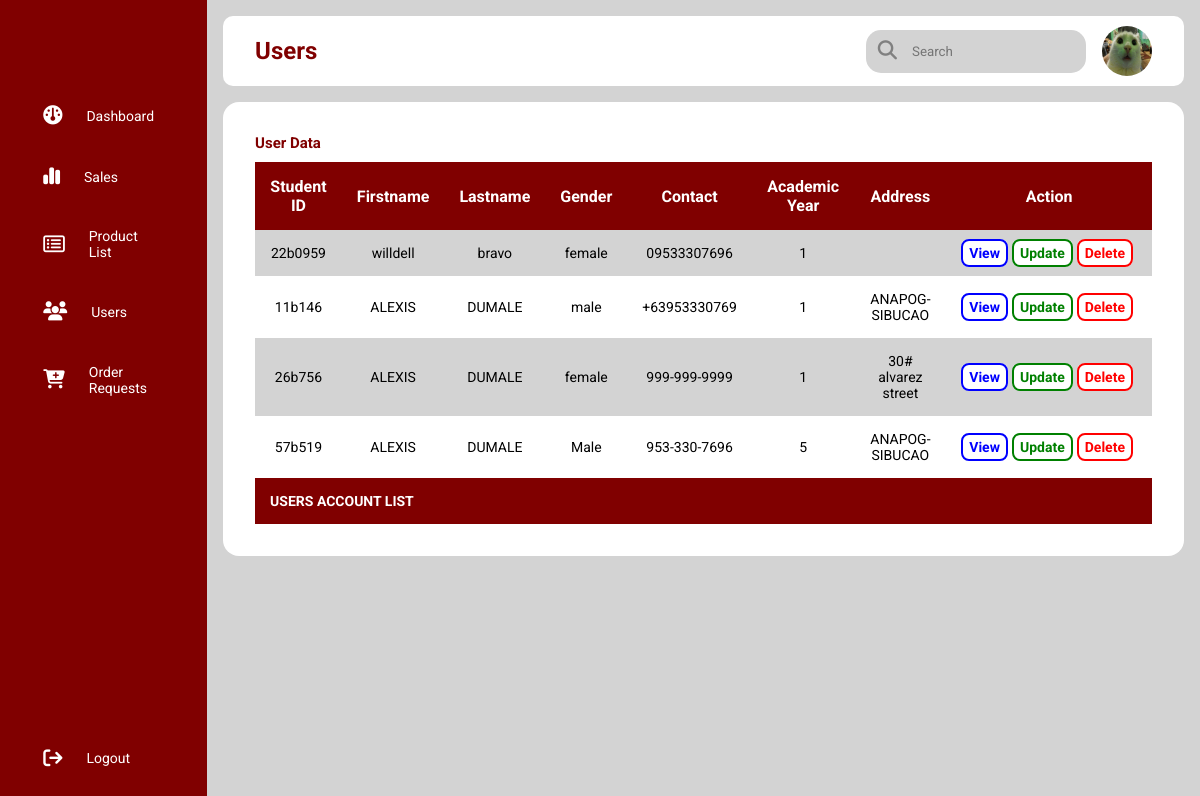
Before: /admin/users.php (signed in) with the older database file.
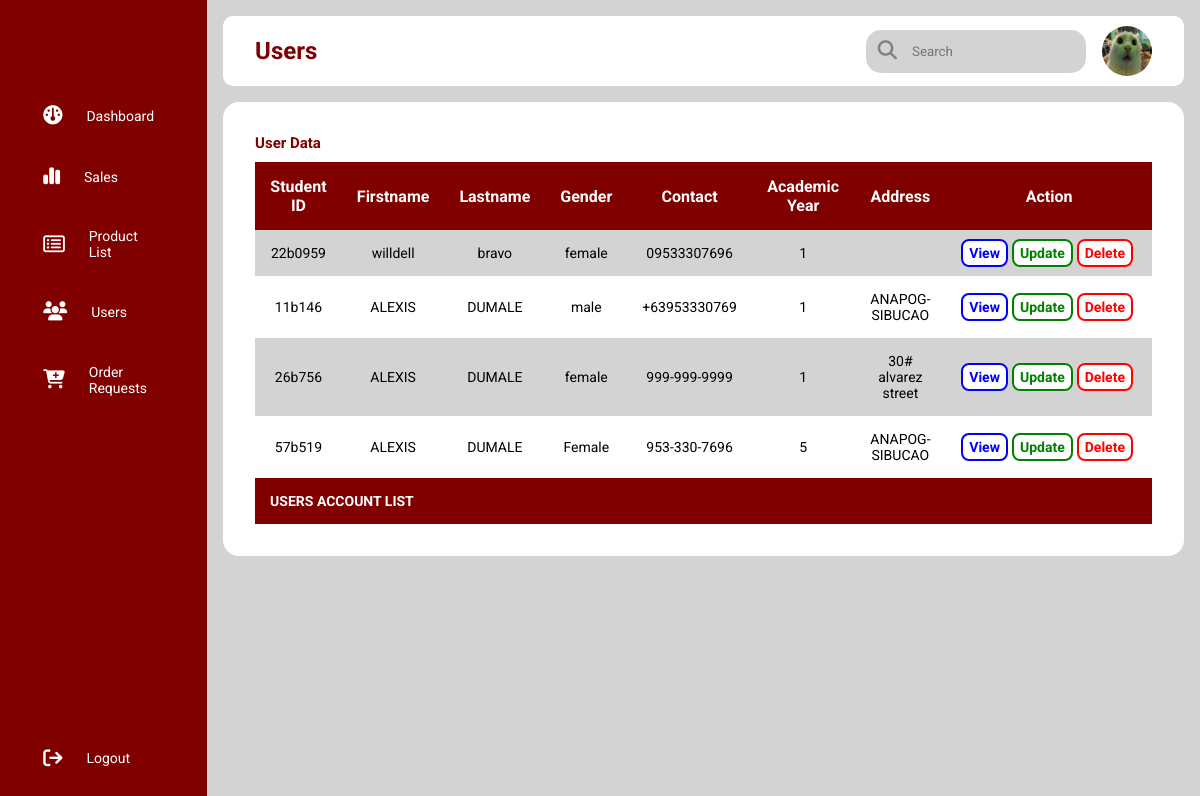
After: the same page with the newer database file.
### tables this page shows
CREATE TABLE `users` (
  `id` int(11) NOT NULL,
  `student_id` varchar(25) NOT NULL,
  `firstname` varchar(50) NOT NULL,
  `lastname` varchar(25) NOT NULL,
  `gender` varchar(10) NOT NULL,
  `email_address` varchar(50) NOT NULL,
  `password` varchar(255) NOT NULL,
  `contact_no` varchar(12) NOT NULL,
  `address` varchar(255) NOT NULL,
  `course` varchar(255) NOT NULL,
  `academic_year` varchar(255) NOT NULL,
  `access_level` varchar(25) NOT NULL,
  `image_profile` varchar(255) NOT NULL,
  `profile_status` varchar(50) NOT NULL,
  `created` timestamp NOT NULL DEFAULT current_timestamp(),
  `modified` datetime NOT NULL DEFAULT current_timestamp()
);

### object/user.php (called while the page is built, shortened)
<?php
class User {
	private $conn;
	private $table_name = "users";
	public function __construct($db) {
		$this->conn = $db;
	}
	function countUser(){
		$query = "SELECT COUNT(*) as user_count
					FROM
					" . $this->table_name . "
					WHERE
					access_level = 'student'";
		$stmt = $this->conn->prepare($query);
		$stmt->execute();
		$row = $stmt->fetch(PDO::FETCH_ASSOC);
		$user_count = $row['user_count'];
		return $user_count;
	}
}
?>

### admin/users.php (the view, shortened to what this page needs)
<?php
include_once '../object/user.php';
$database = new Database();
$db = $database->getConnection();
$page_title = "Users";
include_once 'sidebar.php';
include_once 'layout_head.php';
$stmt = $db->prepare("SELECT * FROM users WHERE access_level = 'student'");
$stmt->execute();
$num = $stmt->rowCount();
?>
<div class="table_wrapper">
    <h3 class="main_title">User Data</h3>
    <?php
        if ($num>0) {
            echo "<div class='table_container'>";
            echo "<table>";
                echo "<thead>";
                    echo "<tr>";
                        echo "<th>Student ID</th>";
                        echo "<th>Firstname</th>";
                        echo "<th>Lastname</th>";
                        echo "<th>Gender</th>";
                        echo "<th>Contact</th>";
                        echo "<th>Academic Year</th>";
                        echo "<th>Address</th>";
                        echo "<th>Action</th>";
                    echo "</tr>";
                echo "</thead>";
                echo "<tbody>";
                    while ($row = $stmt->fetch(PDO::FETCH_ASSOC)) {
                        extract($row);
                        echo "<tr>";
                            echo "<td>{$student_id}</td>";
                            echo "<td>{$firstname}</td>";
                            echo "<td>{$lastname}</td>";
                            echo "<td>{$gender}</td>";
                            echo "<td>{$contact_no}</td>";
                            echo "<td>{$academic_year}</td>";
                            echo "<td>{$address}</td>";
                            echo "<td>";
                                echo "<a href='../admin/view_user.php?uid={$id}' class='action_btn1'>View</a>";
                                echo "<a href='#'class='action_btn2'>Update</a>";
                                echo "<a href='#'class='action_btn3'>Delete</a>";
                        echo "</tr>";
                    }
                echo "</tbody>";
                echo "<tfoot>";
                    echo "<tr>";
                        echo "<td colspan='8' class='table_foot'>USERS ACCOUNT LIST</td>";
                    echo "</tr>";
                echo "</tfoot>";
            echo "</table>";
        }
    ?>
    </div>
<?php include_once 'layout_foot.php'; ?>

### admin/sidebar.php
<div class="sidebar">
    <div class="logo"></div>
    <ul class="menu">
        <li class="dash">
            <a href="index-admin.php">
                <i class="fa-solid fa-gauge"></i>
                <span>Dashboard</span>
            </a>
        </li>
        <li>
            <a href="sales.php">
                <i class="fa-solid fa-chart-simple"></i>
                <span>Sales</span>
            </a>
        </li>
        <li>
            <a href="product_list.php">
                <i class="fa-regular fa-rectangle-list"></i>
                <span>Product List</span>
            </a>
        </li>
        <li>
            <a href="users.php">
                <i class="fa-solid fa-users"></i>
                <span>Users</span>
            </a>
        </li>
        <li>
            <a href="orders.php">
            <i class="fa-solid fa-cart-plus"></i>
                <span>Order Requests</span>
            </a>
        </li>
        <li class="logout">
            <a href="../logout.php">
                <i class="fa-solid fa-arrow-right-from-bracket"></i>
                <span>Logout</span>
            </a>
        </li>
    </ul>
</div>

### admin/layout_head.php (shortened to what this page needs)
<!DOCTYPE html>
<html>
<head>
    <link rel="stylesheet" href="https://cdnjs.cloudflare.com/ajax/libs/font-awesome/6.5.2/css/all.min.css"/>
    <link rel="stylesheet" href="../libs/css/admin-style.css">
</head>
<body>
      <div class="main_content">
        <div class="header_wrapper">
            <div class="header_title">
                <?php
                    if ($page_title == "Dashboard"){
                        echo "<span>Primary</span>";
                        echo "<h2>{$page_title}</h2>";
                    }else{
                        echo "<h2>{$page_title}</h2>";
                    }
                ?>
            </div>
            <div class="user_info">
                <div class="search_bar">
                    <i class="fa-solid fa-magnifying-glass"></i>
                    <input type="text" placeholder="Search">
                </div>
                <a href="#"><img src="../IMG/Admin2.jpg" alt=""></a>
            </div>
        </div>

### admin/layout_foot.php (shortened to what this page needs)
</body>
</html>

### libs/css/admin-style.css (style rules this page uses)
* { margin: 0; padding: 0; border: none; outline: none; box-sizing: border-box; font-family: Roboto; }
body { display: flex; }
.sidebar { position: sticky; top: 0; left: 0; bottom: 0; width: 110px; height: 100vh; padding: 0 1.7rem; color: white; overflow: hidden; transition: all 0.5s linear; background: maroon; }
.logo { height: 80px; padding: 16px; }
.menu { height: 88%; position: relative; list-style: none; padding: 0; }
.menu li { padding: 1rem; margin: 10px 0; border-radius: 8px; transition: all 0.5s ease-in-out; }
.menu a { color: white; font-size: 14px; text-decoration: none; display: flex; align-items: center; gap: 1.5rem; }
.menu a span { overflow: hidden; }
.menu a i { font-size: 1.2rem; }
.logout { position: absolute; bottom: 0; left: 0; width: 100%; }
.main_content { position: relative; background: lightgray; width: 100%; padding: 1rem; }
.header_wrapper img { width: 50px; height: 50px; cursor: pointer; border-radius: 100%; }
.header_wrapper { display: flex; justify-content: space-between; align-items: center; flex-wrap: wrap; background: white; border-radius: 10px; padding: 10px 2rem; margin-bottom: 1rem; }
.header_title { color: maroon; }
.user_info { display: flex; align-items: center; gap: 1rem; }
.search_bar { background: lightgray; border-radius: 15px; color: gray; display: flex; align-items: center; gap: 5px; padding: 4px 12px; }
.search_bar input { background: transparent; padding: 10px; }
.search_bar i { font-size: 1.2rem; cursor: pointer; transition: all 0.5s ease-out; }
.main_title { color: maroon; padding-bottom: 10px; font-size: 15px; }
.table_wrapper { background: white; margin-top: 1rem; border-radius: 1rem; padding: 2rem 2rem; overflow-x: auto; }
.table_container { width: 100%; margin: 0 auto; }
table { width: 100%; border-collapse: collapse; }
thead { background: maroon; color: white; }
th { padding: 15px; text-align: center; }
tbody { background: lightgray; }
td { text-align: center; padding: 15px; font-size: 14px; color: black; }
tr:nth-child(even) { background: white; }
tfoot .table_foot { background: maroon; font-weight: bold; color: white; text-align: left; }
tfoot td { padding: 15px; color: white; }
.action_btn1, .action_btn2, .action_btn3 { text-decoration: none; border-radius: 8px; font-weight: bold; background-color: white; transition-duration: 0.3s; margin-right: 4px; padding: 4px 6px; }
.action_btn1 { border: 2px solid blue; color: blue; }
.action_btn2 { border: 2px solid green; color: green; }
.action_btn3 { border: 2px solid red; color: red; }

Changed rows visible on the page:
changed users: gender "Male" → "Female"
